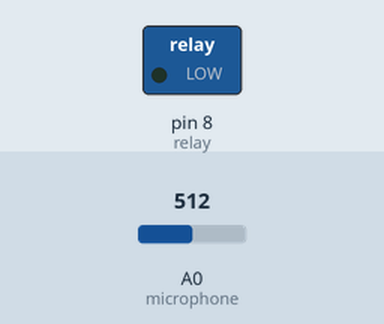
This sketch was run on a simulated Arduino Uno, built with avr-gcc and run on an emulated ATmega328P. Shown: switched loads named in the sketch (green lamp = pin HIGH). Dashed ring = blinking. The inputs (shaded band) are chosen by the test bench; at power-on: A0 (microphone) = 512.

Above: at 1.27 s.
1.3 s: A0 (microphone) set to 111
4.3 s: A0 (microphone) set to 89
At 4.3 s:
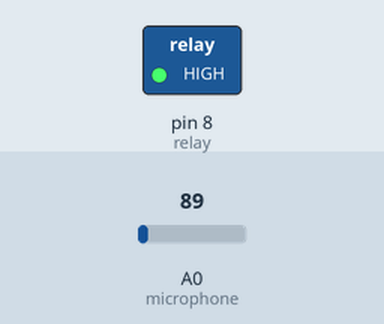
5.8 s: A0 (microphone) set to 110
At 6.04 s:
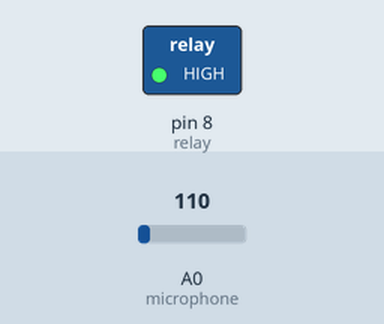
8.8 s: A0 (microphone) set to 90
At 8.8 s:
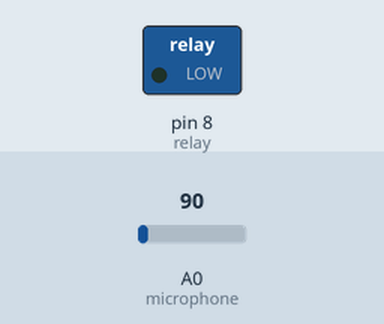
Timing chart, 0 to 11.3 s (numbered marks = the images above; inputs shaded):
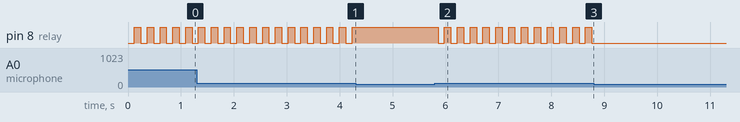

Measured:
- the behaviour switches between 101 and 100 on A0 (microphone) (found by bisection; images 0 and 1)
- after the input at 4.3 s, pin 8 (relay): stops changing and stays HIGH
- after the input at 5.8 s, pin 8 (relay): alternates HIGH for 0.12 s and LOW for 0.12 s, starting after 0.06 s
- after the input at 8.8 s, pin 8 (relay): stops changing and stays LOW
- by itself, pin 8 (relay): alternates HIGH for 0.12 s and LOW for 0.12 s

The sketch:

ProjetoLampadaPalmas.ino
```cpp
//*************************************************************** março de 2024
// Código do projeto da Formação - Programação com Arduinos - António Silva
//Definir os pinos para o microfone e relé
int relay = 8;       // Porta digital onde está ligado relé
int microphone = A0; // porta analógica onde está ligado o microfone analógico
int ledPin = 8;
int releLigado = 0;
int contador = 0;  //Contador para detetar palmas palmas

// Após calibar as palmas o seu som dura cerca de 160 ms
const int valorIntermedioDuracaoPalma = 120; // Valor intermédio para detetar Palma
// Valor de repouso superior à duração da Palma para detetar ausência de Palma
const int repouso = 500;

int leituraSom; // Para guardar a leitura do microfone
unsigned long tempoDecorrido;
const int LimiteSom = 100; // A definição do valor desta constante depende da calibração do microfone e de diversas leituras enviadas para a porta serie

void setup() {
  // Serial.begin(9600);
  // Configura os modos dos pinos
  pinMode(relay,OUTPUT);
  pinMode(microphone, INPUT);
  // desliga o Relé
  digitalWrite(relay, LOW);
  releLigado = 0;
  // Inicia a contagem de tempo
  tempoDecorrido = millis();
}

void loop() {
  leituraSom = analogRead(microphone);
  if (leituraSom > LimiteSom) {
      if (!contador) {// é a primeira vez que deteta som acima do limite de som
        contador++; // incrementa o contador para esperar tempo definido para detetar palma
      }
      else { // O contador está > 0 vê se já passou o tempo para considerar o valor válido
        if ((millis() - tempoDecorrido) > valorIntermedioDuracaoPalma) { // palma detetada ativa ou desativa o relé
          if (releLigado) {
              Serial.println("Desliga RELÉ"); //  Apenas usado em debug
              digitalWrite (relay,LOW);
              releLigado = 0;
          }
          else {
              Serial.println("Liga RELÉ");
              digitalWrite (relay,HIGH);
              releLigado = 1;
           }
           contador = 0; // reinicia o contador
           tempoDecorrido = millis(); // reinicia a contagem de tempo
        }
      }
  }
  else{ // vê se já passou demasiado tempo para detetar a palma
    if ((millis() - tempoDecorrido) > repouso) {
      contador = 0;
      tempoDecorrido = millis();
    }
  }
}
```
